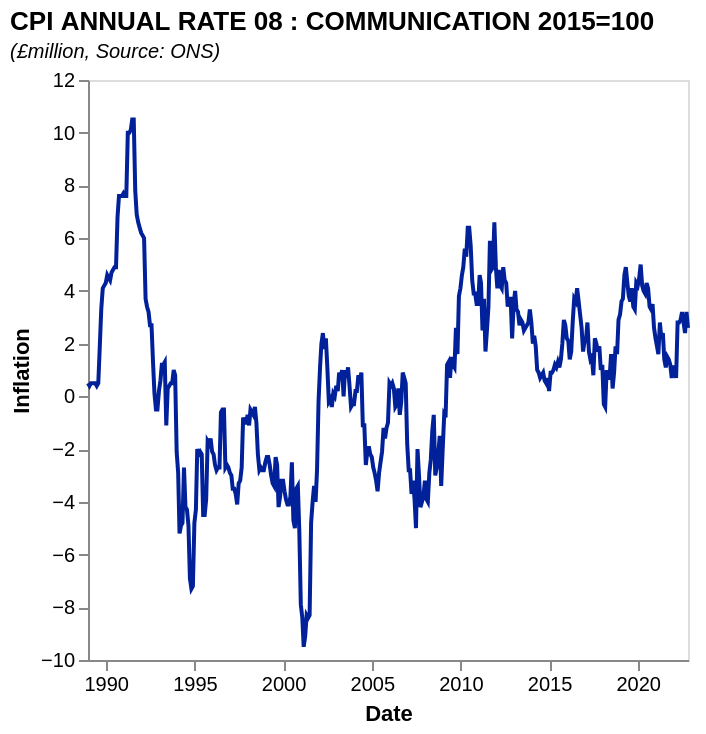

Here is the Vega-Lite specification saved for this chart:
### Vega-Lite specification from a JSON file in a GitHub repository (floating-point values rounded to 4 significant figures; data arrays with more than 128 entries replaced by an {"elided": "..."} marker saying what was removed)
{"$schema": "https://vega.github.io/schema/vega-lite/v5.json", "data": {"values": {"elided": "407 records"}, "format": {"parse": {"date": "date"}}}, "title": {"text": "CPI ANNUAL RATE 08 : COMMUNICATION 2015=100", "subtitle": "(£million, Source: ONS)", "subtitleFontStyle": "italic", "subtitleFontSize": 10, "anchor": "start", "color": "black"}, "width": 300, "height": 290, "mark": {"type": "line", "color": "#002199"}, "encoding": {"x": {"field": "date", "type": "temporal", "axis": {"grid": false}, "title": "Date"}, "y": {"field": "value", "type": "quantitative", "axis": {"grid": false}, "title": "Inflation"}}, "config": {}}
